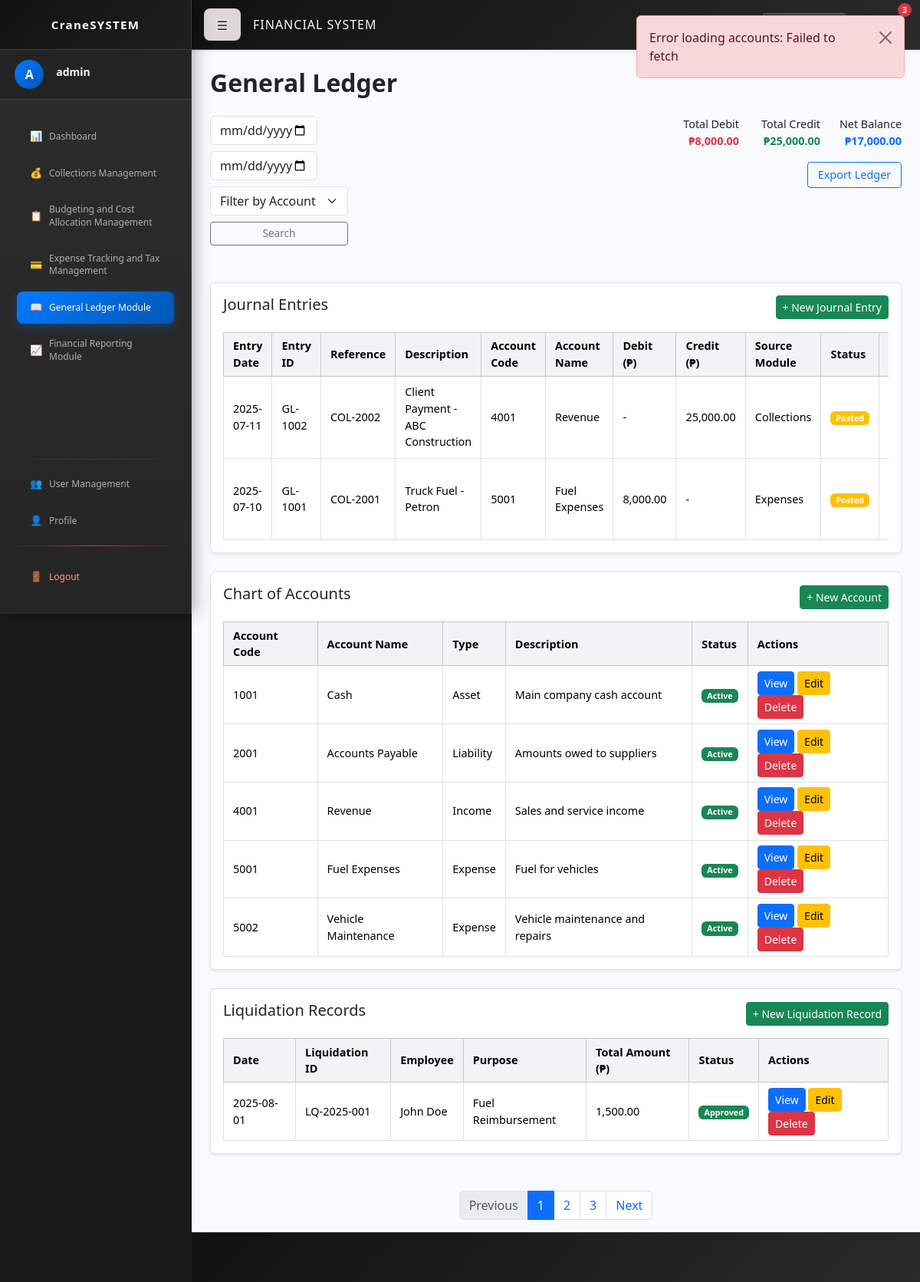
The app's page /financial_ledger.php (signed in) with its own data.
### tables this page shows
CREATE TABLE `journal_entries` (
  `id` int(11) NOT NULL,
  `entry_id` varchar(20) NOT NULL,
  `date` date NOT NULL,
  `account_code` varchar(10) NOT NULL,
  `debit` decimal(15,2) DEFAULT 0.00,
  `credit` decimal(15,2) DEFAULT 0.00,
  `description` text NOT NULL,
  `reference` varchar(50) DEFAULT NULL,
  `source_module` varchar(50) DEFAULT NULL,
  `approved_by` varchar(100) DEFAULT NULL,
  `status` enum('Draft','Posted','Cancelled') DEFAULT 'Posted',
  `created_at` timestamp NOT NULL DEFAULT current_timestamp(),
  `updated_at` timestamp NOT NULL DEFAULT current_timestamp() ON UPDATE current_timestamp()
);

CREATE TABLE `chart_of_accounts` (
  `id` int(11) NOT NULL,
  `account_code` varchar(10) NOT NULL,
  `account_name` varchar(100) NOT NULL,
  `account_type` enum('Asset','Liability','Equity','Income','Expense') NOT NULL,
  `description` text DEFAULT NULL,
  `status` enum('Active','Inactive') DEFAULT 'Active',
  `created_at` timestamp NOT NULL DEFAULT current_timestamp(),
  `updated_at` timestamp NOT NULL DEFAULT current_timestamp() ON UPDATE current_timestamp()
);

CREATE TABLE `liquidation_records` (
  `id` int(11) NOT NULL,
  `liquidation_id` varchar(20) NOT NULL,
  `date` date NOT NULL,
  `employee` varchar(100) NOT NULL,
  `purpose` text NOT NULL,
  `total_amount` decimal(15,2) NOT NULL,
  `status` enum('Pending','Approved','Rejected') DEFAULT 'Pending',
  `created_at` timestamp NOT NULL DEFAULT current_timestamp(),
  `updated_at` timestamp NOT NULL DEFAULT current_timestamp() ON UPDATE current_timestamp()
);

### ledger_functions.php (called while the page is built, shortened)
<?php
require_once 'db.php';
function getJournalEntries($fromDate = null, $toDate = null, $accountCode = null, $limit = 50, $offset = 0) {
    global $conn;
    $sql = "SELECT je.*, coa.account_name
            FROM journal_entries je
            JOIN chart_of_accounts coa ON je.account_code = coa.account_code
            WHERE 1=1";
    $params = [];
    $types = "";
    $sql .= " ORDER BY je.date DESC, je.id DESC LIMIT ? OFFSET ?";
    $params[] = $limit;
    $params[] = $offset;
    $types .= "ii";
    $stmt = $conn->prepare($sql);
    if ($types) {
        $stmt->bind_param($types, ...$params);
    }
    $stmt->execute();
    $result = $stmt->get_result();
    return $result->fetch_all(MYSQLI_ASSOC);
}
function getChartOfAccounts() {
    global $conn;
    $sql = "SELECT * FROM chart_of_accounts WHERE status = 'Active' ORDER BY account_code";
    $result = $conn->query($sql);
    return $result->fetch_all(MYSQLI_ASSOC);
}
function getLiquidationRecords($limit = 50, $offset = 0) {
    global $conn;
    $sql = "SELECT * FROM liquidation_records ORDER BY date DESC, id DESC LIMIT ? OFFSET ?";
    $stmt = $conn->prepare($sql);
    $stmt->bind_param("ii", $limit, $offset);
    $stmt->execute();
    $result = $stmt->get_result();
    return $result->fetch_all(MYSQLI_ASSOC);
}
function getLedgerSummary($fromDate = null, $toDate = null) {
    global $conn;
    $sql = "SELECT
                SUM(debit) as total_debit,
                SUM(credit) as total_credit,
                (SUM(credit) - SUM(debit)) as net_balance
            FROM journal_entries
            WHERE 1=1";
    $types = "";
    $stmt = $conn->prepare($sql);
    $stmt->execute();
    $result = $stmt->get_result();
    return $result->fetch_assoc();
}
function calculateRunningBalance($entries) {
    $runningBalance = 0;
    foreach ($entries as &$entry) {
        $runningBalance += ($entry['credit'] - $entry['debit']);
    }
    return $entries;
}
function formatCurrency($amount) {
    return number_format($amount, 2);
}
?>

### financial_ledger.php (the view, shortened to what this page needs)
<?php
require_once 'ledger_functions.php';
$fromDate = $_GET['from_date'] ?? '';
$toDate = $_GET['to_date'] ?? '';
$accountCode = $_GET['account_code'] ?? '';
$entries = getJournalEntries($fromDate, $toDate, $accountCode);
$entries = calculateRunningBalance($entries);
$summary = getLedgerSummary($fromDate, $toDate);
$accounts = getChartOfAccounts();
$liquidations = getLiquidationRecords();
?>
<!DOCTYPE html>
<html lang="en">
<head>
  <link href="https://cdn.jsdelivr.net/npm/bootstrap@5.3.3/dist/css/bootstrap.min.css" rel="stylesheet" />
  <link rel="stylesheet" href="css/style.css" />
</head>
<body>
<?php include 'sidebar_navbar.php'; ?>
<div class="main-content">
  <div class="container-fluid mt-4 px-4">
    <h2 class="fw-bold mb-4">General Ledger</h2>
    <div class="d-flex justify-content-between align-items-start mb-3 flex-wrap gap-3">
      <form method="GET" class="d-flex flex-column gap-2" style="max-width: 250px;">
        <input type="date" name="from_date" value="<?= htmlspecialchars($fromDate) ?>" class="form-control date-input" placeholder="From Date" />
        <input type="date" name="to_date" value="<?= htmlspecialchars($toDate) ?>" class="form-control date-input" placeholder="To Date" />
        <select name="account_code" class="form-select filter-account">
          <option value="">Filter by Account</option>
        </select>
        <button type="submit" class="btn btn-outline-secondary btn-sm">Search</button>
      </form>
      <div class="d-flex flex-column align-items-end gap-2 summary-actions">
        <div class="d-flex gap-3 mb-2 ledger-summary-small">
          <div class="text-end">
            <div>Total Debit</div>
            <div class="text-danger fw-bold">₱<?= formatCurrency($summary['total_debit'] ?? 0) ?></div>
          </div>
          <div class="text-end">
            <div>Total Credit</div>
            <div class="text-success fw-bold">₱<?= formatCurrency($summary['total_credit'] ?? 0) ?></div>
          </div>
          <div class="text-end">
            <div>Net Balance</div>
            <div class="text-primary fw-bold">₱<?= formatCurrency($summary['net_balance'] ?? 0) ?></div>
          </div>
        </div>
        <div class="d-flex gap-2">
          <button class="btn btn-outline-primary btn-sm">Export Ledger</button>
        </div>
      </div>
    </div>
    <div class="row mt-5">
      <div class="col-12 mb-4">
        <div class="p-3 bg-white border rounded shadow-sm">
          <div class="d-flex justify-content-between align-items-center mb-3">
            <h5>Journal Entries</h5>
            <button class="btn btn-success btn-sm" data-bs-toggle="modal" data-bs-target="#addJournalEntryModal">
              + New Journal Entry
            </button>
          </div>
          <div class="table-responsive">
            <table class="table table-bordered table-hover align-middle table-sm mb-0">
              <thead class="table-light">
                <tr>
                  <th>Entry Date</th>
                  <th>Entry ID</th>
                  <th>Reference</th>
                  <th>Description</th>
                  <th>Account Code</th>
                  <th>Account Name</th>
                  <th>Debit (₱)</th>
                  <th>Credit (₱)</th>
                  <th>Source Module</th>
                  <th>Status</th>
                  <th>Actions</th>
                </tr>
              </thead>
              <tbody>
                <?php foreach ($entries as $entry): ?>
                <tr data-journal-id="<?= $entry['id'] ?>">
                  <td><?= $entry['date'] ?></td>
                  <td><?= htmlspecialchars($entry['entry_id']) ?></td>
                  <td><?= htmlspecialchars($entry['reference']) ?></td>
                  <td><?= htmlspecialchars($entry['description']) ?></td>
                  <td><?= $entry['account_code'] ?></td>
                  <td><?= htmlspecialchars($entry['account_name']) ?></td>
                  <td><?= $entry['debit'] > 0 ? formatCurrency($entry['debit']) : '-' ?></td>
                  <td><?= $entry['credit'] > 0 ? formatCurrency($entry['credit']) : '-' ?></td>
                  <td><?= htmlspecialchars($entry['source_module']) ?></td>
                  <td>
                    <span class="badge <?= isset($entry['status']) ? ($entry['status'] === 'Approved' ? 'bg-success' : ($entry['status'] === 'Rejected' ? 'bg-danger' : 'bg-warning')) : 'bg-info' ?>">
                      <?= $entry['status'] ?? 'Pending' ?>
                    </span>
                  </td>
                  <td>
                  </td>
                </tr>
                <?php endforeach; ?>
              </tbody>
            </table>
          </div>
        </div>
      </div>
      <div class="col-12 mb-4">
        <div class="p-3 bg-white border rounded shadow-sm">
          <div class="d-flex justify-content-between align-items-center mb-3">
            <h5>Chart of Accounts</h5>
            <button class="btn btn-success btn-sm" data-bs-toggle="modal" data-bs-target="#addAccountModal">
              + New Account
            </button>
          </div>
          <div class="table-responsive">
            <table class="table table-bordered table-hover align-middle table-sm mb-0">
              <thead class="table-light">
                <tr>
                  <th>Account Code</th>
                  <th>Account Name</th>
                  <th>Type</th>
                  <th>Description</th>
                  <th>Status</th>
                  <th>Actions</th>
                </tr>
              </thead>
              <tbody>
                <?php foreach ($accounts as $account): ?>
                <tr data-account-id="<?= $account['id'] ?? $account['account_code'] ?>">
                  <td><?= $account['account_code'] ?></td>
                  <td><?= htmlspecialchars($account['account_name']) ?></td>
                  <td><?= $account['account_type'] ?></td>
                  <td><?= htmlspecialchars($account['description']) ?></td>
                  <td>
                    <span class="badge <?= $account['status'] === 'Active' ? 'bg-success' : 'bg-secondary' ?>">
                      <?= $account['status'] ?>
                    </span>
                  </td>
                  <td>
                    <button class="btn btn-sm btn-primary view-account-btn" data-bs-toggle="modal" data-bs-target="#viewAccountModal" data-code="<?= $account['account_code'] ?>">View</button>
                    <button class="btn btn-sm btn-warning edit-account-btn" data-code="<?= $account['account_code'] ?>">Edit</button>
                    <button class="btn btn-sm btn-danger delete-account-btn" data-code="<?= $account['account_code'] ?>">Delete</button>
                  </td>
                </tr>
                <?php endforeach; ?>
              </tbody>
            </table>
          </div>
        </div>
      </div>
      <div class="col-12 mb-4">
        <div class="p-3 bg-white border rounded shadow-sm">
          <div class="d-flex justify-content-between align-items-center mb-3">
            <h5>Liquidation Records</h5>
            <button class="btn btn-success btn-sm" data-bs-toggle="modal" data-bs-target="#addLiquidationModal">
              + New Liquidation Record
            </button>
          </div>
          <div class="table-responsive">
            <table class="table table-bordered table-hover align-middle table-sm mb-0">
              <thead class="table-light">
                <tr>
                  <th>Date</th>
                  <th>Liquidation ID</th>
                  <th>Employee</th>
                  <th>Purpose</th>
                  <th>Total Amount (₱)</th>
                  <th>Status</th>
                  <th>Actions</th>
                </tr>
              </thead>
              <tbody>
                <?php foreach ($liquidations as $liquidation): ?>
                <tr data-liq-id="<?= $liquidation['id'] ?>">
                  <td><?= $liquidation['date'] ?></td>
                  <td><?= htmlspecialchars($liquidation['liquidation_id']) ?></td>
                  <td><?= htmlspecialchars($liquidation['employee']) ?></td>
                  <td><?= htmlspecialchars($liquidation['purpose']) ?></td>
                  <td><?= formatCurrency($liquidation['total_amount']) ?></td>
                  <td>
                    <span class="badge <?= $liquidation['status'] === 'Approved' ? 'bg-success' : ($liquidation['status'] === 'Rejected' ? 'bg-danger' : 'bg-warning') ?>">
                      <?= $liquidation['status'] ?>
                    </span>
                  </td>
                  <td>
                    <button class="btn btn-sm btn-primary view-liquidation-btn" data-bs-toggle="modal" data-bs-target="#viewLiquidationModal" data-id="<?= $liquidation['id'] ?>">View</button>
                    <button class="btn btn-sm btn-warning edit-liquidation-btn" data-id="<?= $liquidation['id'] ?>">Edit</button>
                    <button class="btn btn-sm btn-danger delete-liquidation-btn" data-id="<?= $liquidation['id'] ?>">Delete</button>
                  </td>
                </tr>
                <?php endforeach; ?>
              </tbody>
            </table>
          </div>
        </div>
      </div>
    </div>
    <nav class="mt-4" aria-label="Ledger pagination">
      <ul class="pagination justify-content-center">
        <li class="page-item disabled"><a class="page-link">Previous</a></li>
        <li class="page-item active"><a class="page-link">1</a></li>
        <li class="page-item"><a class="page-link">2</a></li>
        <li class="page-item"><a class="page-link">3</a></li>
        <li class="page-item"><a class="page-link">Next</a></li>
      </ul>
    </nav>
  </div>
</div>
</body>
</html>

### records on screen
journal_entries: date "2025-07-11", entry "GL-1002", reference "COL-2002", description "Client Payment - ABC Construction", account_code "4001", chart_of_accounts.account_name "Revenue", credit "25,000.00", source_module "Collections", status "Posted"
journal_entries: date "2025-07-10", entry "GL-1001", reference "COL-2001", description "Truck Fuel - Petron", account_code "5001", chart_of_accounts.account_name "Fuel Expenses", debit "8,000.00", source_module "Expenses", status "Posted"
chart_of_accounts: account_code "1001", account_name "Cash", account_type "Asset", description "Main company cash account", status "Active"
chart_of_accounts: account_code "2001", account_name "Accounts Payable", account_type "Liability", description "Amounts owed to suppliers", status "Active"
chart_of_accounts: account_code "4001", account_name "Revenue", account_type "Income", description "Sales and service income", status "Active"
chart_of_accounts: account_code "5001", account_name "Fuel Expenses", account_type "Expense", description "Fuel for vehicles", status "Active"
chart_of_accounts: account_code "5002", account_name "Vehicle Maintenance", account_type "Expense", description "Vehicle maintenance and repairs", status "Active"
liquidation_records: date "2025-08-01", liquidation "LQ-2025-001", employee "John Doe", purpose "Fuel Reimbursement", total_amount "1,500.00", status "Approved"

### other values on screen
$profile_initial "A"
$username "admin"
formatCurrency($summary['total_debit'] ?? 0) "8,000.00"
formatCurrency($summary['total_credit'] ?? 0) "25,000.00"
formatCurrency($summary['net_balance'] ?? 0) "17,000.00"
